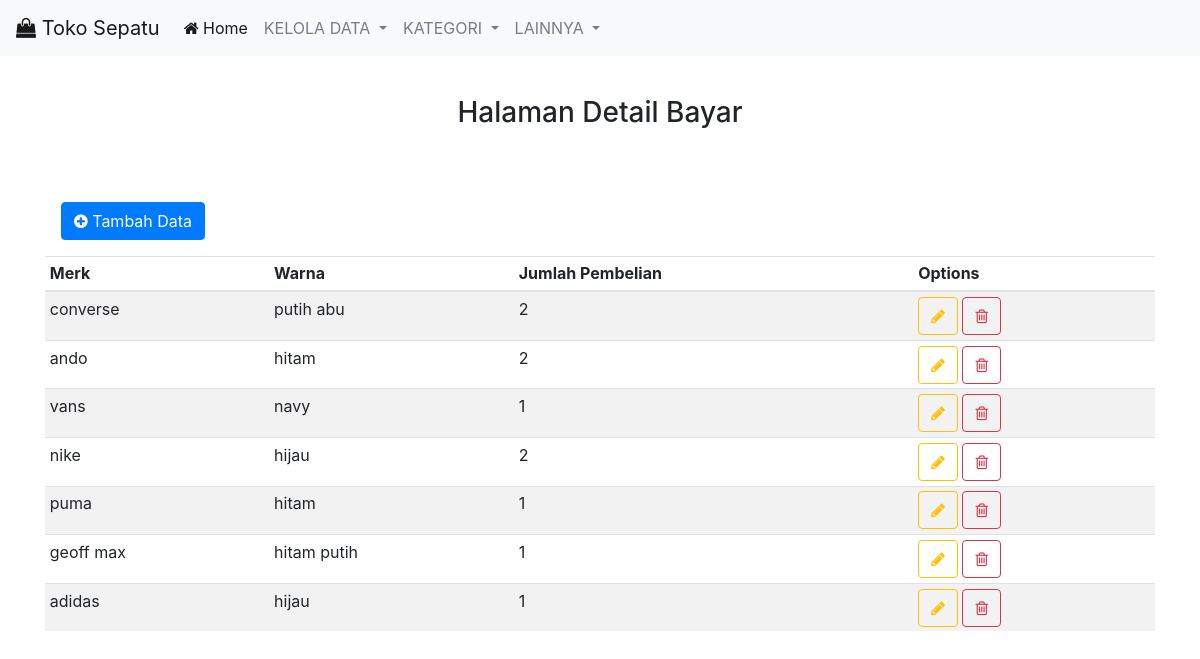
The app's page /detail.php with its own data.
### tables this page shows
CREATE TABLE `detail_bayar` (
  `id_detail` int(11) NOT NULL AUTO_INCREMENT,
  `id_sepatu` int(11) NOT NULL,
  `jumlah_beli` int(11) NOT NULL,
  PRIMARY KEY (`id_detail`),
  KEY `fk_det_sepatu` (`id_sepatu`),
  CONSTRAINT `fk_det_sepatu` FOREIGN KEY (`id_sepatu`) REFERENCES `sepatu` (`id_sepatu`) ON DELETE CASCADE ON UPDATE CASCADE
);

CREATE TABLE `merk` (
  `id_merk` int(11) NOT NULL AUTO_INCREMENT,
  `nama_merk` varchar(150) NOT NULL,
  `model_sepatu` varchar(150) NOT NULL,
  PRIMARY KEY (`id_merk`)
);

CREATE TABLE `sepatu` (
  `id_sepatu` int(11) NOT NULL AUTO_INCREMENT,
  `id_merk` int(11) NOT NULL,
  `ukuran` int(11) NOT NULL,
  `warna` varchar(50) NOT NULL,
  `harga` int(11) NOT NULL,
  `stok` int(11) NOT NULL,
  PRIMARY KEY (`id_sepatu`),
  KEY `fk_sep_merk` (`id_merk`),
  CONSTRAINT `fk_sep_merk` FOREIGN KEY (`id_merk`) REFERENCES `merk` (`id_merk`) ON DELETE CASCADE ON UPDATE CASCADE
);

### detail.php (the view, shortened to what this page needs)
<?php
   require 'function.php';
?>
<!doctype html>
<html lang="en">
<head>
    <link rel="stylesheet" href="https://maxcdn.bootstrapcdn.com/bootstrap/4.0.0/css/bootstrap.min.css"
>
    <link rel="stylesheet" href="https://maxcdn.bootstrapcdn.com/font-awesome/4.5.0/css/font-awesome.min.css" />
</head>
<body>
    <nav class="navbar navbar-expand-lg navbar-light bg-light fixed-top">
        <a class="navbar-brand" href="#"><i class="fa fa-shopping-bag"></i> Toko Sepatu </a>
        <div class="collapse navbar-collapse" id="navbarNavDropdown">
            <ul class="navbar-nav">
                <li class="nav-item active">
                    <a class="nav-link" href="index.php"><i class="fa fa-home"></i> Home </a>
                </li>
                <li class="nav-item dropdown">
                    <a class="nav-link dropdown-toggle" href="#" id="navbarDropdownMenuLink" data-toggle="dropdown"
                        aria-haspopup="true" aria-expanded="false">
                        KELOLA DATA
                    </a>
                </li>
                <li class="nav-item dropdown">
                    <a class="nav-link dropdown-toggle" href="#" id="navbarDropdownMenuLink" data-toggle="dropdown"
                        aria-haspopup="true" aria-expanded="false">
                        KATEGORI
                    </a>
                </li>
                <li class="nav-item dropdown">
                    <a class="nav-link dropdown-toggle" href="#" id="navbarDropdownMenuLink" data-toggle="dropdown"
                        aria-haspopup="true" aria-expanded="false">
                        LAINNYA
                    </a>
                </li>
            </ul>
        </div>
    </nav>
    <div class="d-flex align-items-center justify-content-center mt-5">
        <div class="p-5">
            <h3 class="text-center">Halaman Detail Bayar</h3>
        </div>
    </div>
    <div class="container">
        <div class="row">
            <div class="col">
                <button type="button" class="btn btn-primary m-3" data-toggle="modal" data-target="#myModal">
                    <i class="fa fa-plus-circle"></i> Tambah Data
                </button>
                <table class="table table-striped table-sm">
                    <thead>
                        <tr>
                            <th scope="col">Merk</th>
                            <th scope="col">Warna</th>
                            <th scope="col">Jumlah Pembelian</th>
                            <th scope="col">Options</th>
                        </tr>
                    </thead>
                    <tbody>
                        <?php
                            $query = "SELECT detail_bayar.*, merk.nama_merk, sepatu.warna FROM detail_bayar INNER JOIN sepatu ON detail_bayar.id_sepatu = sepatu.id_sepatu INNER JOIN merk ON sepatu.id_merk = merk.id_merk";
                            $listdetail = mysqli_query($koneksi, $query );
                            while($data = mysqli_fetch_array($listdetail)){
                                $iddetail = $data['id_detail'];
                                $merk = $data['nama_merk'];
                                $warna = $data['warna'];
                                $jumlahbeli = $data  ['jumlah_beli'];
                       ?>
                        <tr>
                            <td><?=$merk;?></td>
                            <td><?=$warna;?></td>
                            <td><?=$jumlahbeli;?></td>
                            <td>
                                <button type="button" class="btn btn-outline-warning" data-toggle="modal"
                                    data-target="#editdetail<?=$iddetail;?>">
                                    <i class="fa fa-pencil"></i>
                                </button>
                                <button type="button" class="btn btn-outline-danger" data-toggle="modal"
                                    data-target="#deletedetail<?=$iddetail;?>">
                                    <i class="fa fa-trash-o"></i>
                                </button>
                            </td>
                        </tr>
                        <?php
                            };
                        ?>
                    </tbody>
                </table>
            </div>
        </div>
    </div>
</body>
</html>

### records on screen
detail_bayar: merk.nama_merk "converse", id_sepatu.warna "putih abu", jumlah_beli "2"
detail_bayar: merk.nama_merk "ando", id_sepatu.warna "hitam", jumlah_beli "2"
detail_bayar: merk.nama_merk "vans", id_sepatu.warna "navy", jumlah_beli "1"
detail_bayar: merk.nama_merk "nike", id_sepatu.warna "hijau", jumlah_beli "2"
detail_bayar: merk.nama_merk "puma", id_sepatu.warna "hitam", jumlah_beli "1"
detail_bayar: merk.nama_merk "geoff max", id_sepatu.warna "hitam putih", jumlah_beli "1"
detail_bayar: merk.nama_merk "adidas", id_sepatu.warna "hijau", jumlah_beli "1"
